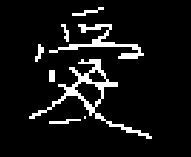
#> input picture A7&A8图形传递临摹/A7真实实验组/矫正角度/0_.png, 191 x 157 px; its folder holds only this picture in this run
$ python '同目录下去除黑边.py'   (older library calls are emulated)
#> lines starting #> are read from the running program, lines starting #| are printed output that depends on the picture; after the words box and inside, x2 and y2 are one past the last pixel; in counts of white or black regions, pixels touching at a corner belong together
import cv2
import numpy as np
from PIL import Image
import os

def remove_black_borders(image_path, output_path, border_size=40):
    # 加载图片
#> called with image_path = './0_.png', output_path = './no_borders/0__no_borders.png', border_size = 40
    img = cv2.imread(image_path, cv2.IMREAD_GRAYSCALE)
#> img: shape (157, 191); 8% white; 8 white regions (1 under 20 px), largest, box (x1, y1, x2, y2) and area: (29, 59, 152, 139) 1249, (49, 24, 144, 59) 739, (72, 7, 104, 16) 102

    # 找到所有非黑色像素的坐标
    coords = np.column_stack(np.where(img > 0))
#> coords = 2408 pairs, first value 7 to 138, second value 29 to 151

    # 计算非黑色像素的最小和最大坐标值
    y_min, x_min = coords.min(axis=0)
#> y_min = 7; x_min = 29
    y_max, x_max = coords.max(axis=0)
#> y_max = 138; x_max = 151

    # 对图像进行裁剪
    img_no_borders = img[y_min:y_max+1, x_min:x_max+1]
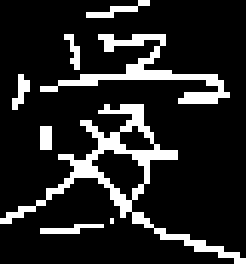
#> img_no_borders: shape (132, 123) (shown 2 times larger); 14.8% white; 8 white regions (1 under 20 px), largest, box (x1, y1, x2, y2) and area: (0, 52, 123, 132) 1249, (20, 17, 115, 52) 739, (43, 0, 75, 9) 102

    # 将裁剪后的图像转为PIL Image，以便进行resize操作
    img_no_borders = Image.fromarray(img_no_borders)

    # 进行resize操作，将图像大小变为1024*1024像素
    img_no_borders = img_no_borders.resize((256 - 2 * border_size, 256 - 2 * border_size), Image.ANTIALIAS)
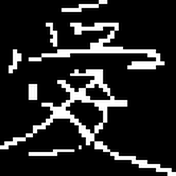
#> img_no_borders: PIL image 176x176 L; min 0, max 255, mean 38

    # 创建一个新的空白图片（大小为256*256，颜色为黑色）
    new_img = Image.new('L', (256, 256))
#> new_img: PIL image 256x256 L; every value is 0

    # 将去除黑边后的图片粘贴到新的空白图片中间，从而形成一个黑色边框
    new_img.paste(img_no_borders, (border_size, border_size))
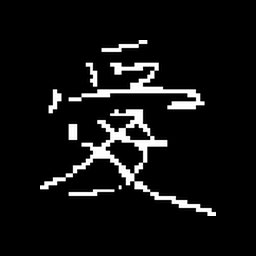
#> new_img: PIL image 256x256 L; min 0, max 255, mean 17.9

    # 再次进行二值化操作
    new_img = new_img.point(lambda x: 0 if x<128 else 255)
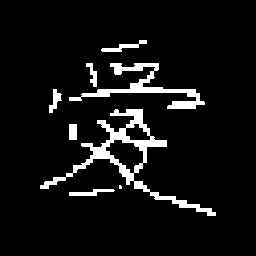
#> new_img: PIL image 256x256 L; 7% white; 8 white regions (1 under 20 px), largest, box (x1, y1, x2, y2) and area: (40, 109, 216, 216) 2393, (69, 63, 205, 109) 1391, (101, 40, 147, 52) 193

    # 转换图像颜色模式并保存
    new_img = np.array(new_img, dtype='uint8')
    cv2.imwrite(output_path, new_img)


# def remove_black_borders(image_path, output_path):
#     # 加载图片
#     img = cv2.imread(image_path, cv2.IMREAD_GRAYSCALE)
#
#     # 找到所有非黑色像素的坐标
#     coords = np.column_stack(np.where(img > 0))
#
#     # 计算非黑色像素的最小和最大坐标值
#     y_min, x_min = coords.min(axis=0)
#     y_max, x_max = coords.max(axis=0)
#
#     # 对图像进行裁剪
#     img_no_borders = img[y_min:y_max+1, x_min:x_max+1]
#
#     # 将裁剪后的图像转为PIL Image，以便进行resize操作
#     img_no_borders = Image.fromarray(img_no_borders)
#
#     # 进行resize操作，将图像大小变为1024*1024像素
#     img_no_borders = img_no_borders.resize((256, 256), Image.ANTIALIAS)
#
#     # 转换图像模式为'L'
#     img_no_borders = img_no_borders.convert('L')
#
#     # 再次进行二值化操作
#     img_no_borders = img_no_borders.point(lambda x: 0 if x<128 else 255)
#
#     # 转换图像颜色模式并保存
#     img_no_borders = np.array(img_no_borders, dtype='uint8')
#     cv2.imwrite(output_path, img_no_borders)

# 定义你的目录路径
directory_path = './'

# 遍历目录下的所有文件
for filename in os.listdir(directory_path):
    # 检查文件是否为图片（这里仅检查文件名是否以.png结尾）
    if filename.endswith('.png'):
        image_path = os.path.join(directory_path, filename)
        output_path = os.path.join(directory_path, 'no_borders', filename.replace('.png', '_no_borders.png'))
        remove_black_borders(image_path, output_path)
